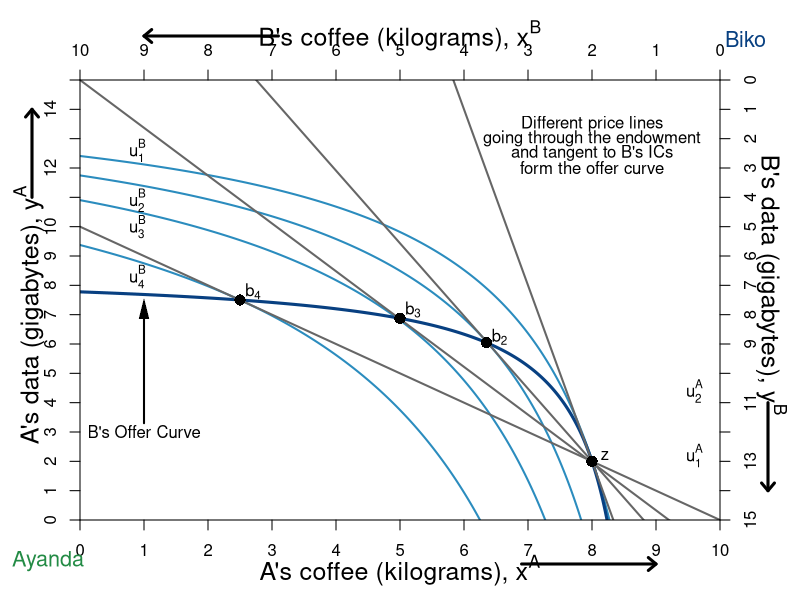

Write R code to recreate this figure.
#require(ggplot2)
require(shape)
pdf(file = "property/property_psp1_offer.pdf", width = 9, height = 7)

#Set parameters for graphics
axislabelsize <- 1.5
graphlinewidth <- 2
segmentlinewidth <- 1.5
namesize <- 1.3

COL <- c("#7fc97f", "#beaed4", "#fdc086", "#ffff99", "#386cb0", "#f0027f", "#bf5b17", "#666666")
COLA <- c("#99d8c9","#66c2a4","#41ae76", "#238b45", "#005824")
COLB <- c("#4eb3d3", "#2b8cbe", "#0868ac","#084081")


indiffcurveA1 <- function(x, U = 4, A = 1, a = 0.5) {
  ((((U-2)/A)*(1/x)^a)^(1/(1-a)))
}

indiffcurveA2 <- function(x, U = 4, A = 1, a = 0.5) {
  (((U/A)*(1/x)^a)^(1/(1-a)))
}

indiffcurveA3 <- function(x, U = 6.196918, A = 1, a = 0.5) {
  (((U/A)*(1/x)^a)^(1/(1-a)))
}

indiffcurveA4 <- function(x, U = 6.984164, A = 1, a = 0.5) {
  ((((U)/A)*(1/x)^a)^(1/(1-a)))
}

paretoEC <- function(x) {
  (3/2)*x
}

MonopolyPrice <- function(x) {
  21.82142 - 2.477677*x 
}

PriceLine <- function(x, intercept = 10, slope = 1) {
  intercept - slope*x 
}

uB <- function(xA, yA, alpha = 1/3){
  ((10-xA)^alpha)*((15-yA)^(1 - alpha))
}


OfferCurveA <- function(x) {
  x/(x  - 4)
}

mrsplot <- function(x) {
  (13/2)*(x/(9-x)^2)
}

OfferCurveB <- function(x) {
  15 - (13/2)*(10 - x)/(9 - x)
}

#Deriving the offer curves: let py = 1
#wA = 8px + 2py = 8px + 2; Demand: x = w/2px => x = 4 + 1/px => px = 1/(x - 4)
#Offer curve is y = px*x => (1/(x-4))*x = x/(x-4) defined for x neq 4
#wA = 2px + 13py = 2px + 13; Demand: x = w/2px => x = 1 + 13/2px => px = 13/2(x - 1)
#B's Offer curve is y = px*x => (13/2)(1/(x-1))*x = (13/2)(x/(x-1)
#Therefore in terms of yA and xA:
#15 - y = (13/2)*(10 - x)/(10 - x - 1)
#Therefore y = 15 - (13/2)*(10-x)/(9 - x) defined for x neq 9
#The tangency of the indifference curve and the offer curve gives mrsplot
#Where mrsplot equals that offer curve, we get x = (3/17)*(51 - sqrt(221)) = 6.376576; 
#So y = 6.022321; therefore u = (6.376576^0.5)*(6.022321^0.5)

indiffcurveBneg1 <- function(x, U = 5.09, A = 1, a = 0.5) {
  15 - (((U/A)*(1/(10 - x))^a)^(1/(1-a)))
}

indiffcurveBneg2 <- function(x, U = 5.703502, A = 1, a = 0.5) {
  15 - (((U/A)*(1/(10 - x))^a)^(1/(1-a)))
}

#Aisha happens to have found 8 apples and 2 oranges, 
#and Betty happens to have found 2 apples and 13 oranges. 
#Aisha's utility (8^0.5)*(2^0.5) = 4
#Betty's utility (2^0.5)*(13^0.5) = 5.09



par(mar =  c(4, 4, 4, 4))
xlims <- c(0, 10)
ylims <- c(0, 15)
xlims2 <- c(10, 0)
ylims2 <- c(15, 0)

plot(0, 0, xlim = xlims, ylim = ylims, type = "n",
     xlab = "",
     ylab = "", 
     line = 2.5,
     xaxt = "n", 
     yaxt = "n", 
     cex.lab = axislabelsize, 
     bty = "n",
     xaxs="i", 
     yaxs="i")


npts <- 500 
npts2 <- 501

#Specify the sequences of points for graphing. 
xx1 <- seq(xlims[1], xlims[2], length.out = npts)
yy1 <- indiffcurveA2(xx1, U = 4, A = 1, a = 0.5)
yy2 <- indiffcurveA2(xx1)

#Polygon Attempt
#polygon(x = c(1.34, 6, 8, 10 - 6.73), y = c(12, 9, 2, 15 - 10.1), col="powderblue", density=NULL, border = NA)

#I need something like xx1 with npts for 
#xpoly1 <- seq(from = 1.34, to = 8, length.out = 500)
#ypoly1 <- indiffcurveA2(xpoly1, U = 4, A = 1, a = 0.5)
#ypoly2 <- indiffcurveBneg(xpoly1, U = 5.09, A = 1, a = 0.5)
#polygon(x = c(xpoly1, rev(xpoly1)), y = c(ypoly1, rev(ypoly2)), col=COL[3], density=NULL, border = NA)
xx2 <- seq(4, xlims[2], length.out = npts)
xx3 <- seq(xlims[1], 9, length.out = npts)

#Draw the lines for the graphs
#lines(xx1, indiffcurveA1(xx1), col = COLA[3], lwd = graphlinewidth)
#lines(xx1, indiffcurveA2(xx1), col = COLA[3], lwd = graphlinewidth)
#lines(xx1, indiffcurveA3(xx1), col = COLA[3], lwd = graphlinewidth)
#lines(xx1, indiffcurveA4(xx1), col = COLA[3], lwd = graphlinewidth)
#lines(xx1, paretoEC(xx1), col = COL[2], lwd = graphlinewidth)
#lines(xx2, OfferCurveA(xx2), col = COL[2], lwd = graphlinewidth)

#lines(xx1, mrsplot(xx1), col = COL[1], lwd = graphlinewidth)
lines(xx1, indiffcurveBneg1(xx1), col = COLB[2], lwd = graphlinewidth)
lines(xx1, indiffcurveBneg2(xx1), col = COLB[2], lwd = graphlinewidth)
lines(xx1, indiffcurveBneg2(xx1, U = 6.4), col = COLB[2], lwd = graphlinewidth)
lines(xx1, indiffcurveBneg2(xx1, U = 7.5), col = COLB[2], lwd = graphlinewidth)

lines(xx3, OfferCurveB(xx3), col = COLB[4], lwd = graphlinewidth+1)
lines(xx1, MonopolyPrice(xx1), col = COL[8], lwd = graphlinewidth)
lines(xx1, PriceLine(xx1), col = COL[8], lwd = graphlinewidth)
lines(xx1, PriceLine(xx1, intercept = 15, slope = 1.63), col = COL[8], lwd = graphlinewidth)
lines(xx1, PriceLine(xx1, intercept = 50, slope = 6), col = COL[8], lwd = graphlinewidth)

#Customize ticks and labels for the plot
ticksy <- seq(from = 0, to = 15, by = 1)
ylabels <- seq(from = 0, to = 15, by = 1)
ticksx <- seq(from = 0, to = 10, by = 1)
xlabels <- seq(from = 0, to = 10, by = 1)
axis(1, at = ticksx, pos = 0, labels = xlabels)
axis(2, at = ticksy, pos = 0, labels = ylabels, las = 0)

#Axis labels
mtext(expression(paste("A's coffee (kilograms), ", x^A)), side=1, line = 2.5, cex = axislabelsize)
text(-0.8, 7, expression(paste("A's data (gigabytes), ", y^A)), xpd = TRUE, cex = axislabelsize, srt = 90) 

#Add arrows:
arrows(-0.75, 11, -0.75, 14, xpd = TRUE, length=0.1,angle=40,lwd=3)
arrows(6.9, -1.5, 9, -1.5, xpd = TRUE, length=0.1,angle=40,lwd=3)

#Annotation of the three graphs and the NE
#text(9.6, 0.9, expression(u[1]^A))
text(9.6, 2.2, expression(u[1]^A))
text(9.6, 4.4, expression(u[2]^A))
#text(9.6, 5.9, expression(u[4]^A))

#Perhaps useful point to label the unused intersection of the participation constraints
#points(1.34, 12, pch = 16, col = "black", cex = 1.5)



#Pareto efficiency curve
# segments(3.27, 4.9, 5.84, 8.77, lty = 1, lwd = graphlinewidth, col = COL[2])
# text(4.7, 5, expression("Pareto Efficient Curve"))
# Arrows(4.5, 5.3, 4.5, 6.2, col = "black", lty = 1, lwd = 2, arr.type = "triangle", arr.lwd = 0.5)

#Label B's offer curve
text(1, 3, expression("B's Offer Curve"))
Arrows(1, 3.3, 1, 7.2, col = "black", lty = 1, lwd = 2, arr.type = "triangle", arr.lwd = 0.5)

#Monopoly Price Line
# text(7, 13.5, expression(paste("Monopoly Price Line")))
# text(7, 13, expression(paste("Slope", phantom()==-p[m])))
# Arrows(6.3, 13, 3.8, 13, col = "black", lty = 1, lwd = 2, arr.type = "triangle", arr.lwd = 0.5)

text(8, 13.5, expression(paste("Different price lines")))
text(8, 13, expression(paste("going through the endowment")))
text(8, 12.5, expression(paste("and tangent to B's ICs")))
text(8, 12, expression(paste("form the offer curve")))
# text(7, 13, expression(paste("Slope", phantom()==-p[m])))
# Arrows(6.3, 13, 3.8, 13, col = "black", lty = 1, lwd = 2, arr.type = "triangle", arr.lwd = 0.5)

#Add a point for the initial endowment
points(8, OfferCurveB(x = 8), pch = 16, col = "black", cex = 1.5)
text(8+0.2, OfferCurveB(x = 8) + 0.2, expression(z))


#Add a point for the initial endowment
points(6.35, OfferCurveB(x = 6.35), pch = 16, col = "black", cex = 1.5)
text(6.35 + 0.2, OfferCurveB(x = 6.35) + 0.2, expression(b[2]))

#Add a point for the initial endowment
points(5, OfferCurveB(x = 5), pch = 16, col = "black", cex = 1.5)
text(5 + 0.2, OfferCurveB(x = 5) + 0.3, expression(b[3]))

#Add a point for the initial endowment
points(2.5, OfferCurveB(x = 2.5), pch = 16, col = "black", cex = 1.5)
text(2.5 + 0.2, OfferCurveB(x = 2.5) + 0.3, expression(b[4]))


text(-0.5, -1.4, expression("Ayanda"), xpd = TRUE, cex = namesize, col = COLA[4])
text(10.4, 16.4, expression("Biko"), xpd = TRUE, cex = namesize, col = COLB[4])

#Set up second axes and labels
par(new = TRUE)

#Use the same x and ylims as previously, but with locations switched
xlims2 <- c(10, 0)
ylims2 <- c(15, 0)

#Leave the ylab and xlab blank to ensure no axes titles
plot(0, 0, xlim = xlims2, ylim = ylims2, type = "n",
     xlab = expression(paste("")),
     ylab = expression(paste("")),
     xaxt = "n", 
     yaxt = "n", 
     cex.lab = 1.3, 
     bty = "n",
     xaxs="i", 
     yaxs="i")

#Set up axes at sides 3 and 4 (top and right)
axis(side = 3, at = ticksx, pos = 0, labels = xlabels)
axis(side = 4, at = ticksy, pos = 0, labels = ylabels, las = 0)

text(5, -1.5, expression(paste("B's coffee (kilograms), ", x^B)), xpd = TRUE, cex = axislabelsize)
text(-0.8, 7, expression(paste("B's data (gigabytes), ", y^B)), xpd = TRUE, cex = axislabelsize, srt = 270) 

#Add arrows:
arrows(-0.75, 11, -0.75, 14, xpd = TRUE, length=0.1,angle=40,lwd=3)
arrows(6.9, -1.5, 9, -1.5, xpd = TRUE, length=0.1,angle=40,lwd=3)


#Functions for B's indifference curves
indiffcurveB1 <- function(x, U = 5.09, A = 1, a = 0.5) {
  ((((U-2)/A)*(1/x)^a)^(1/(1-a)))
}

indiffcurveB2 <- function(x, U = 5.09, A = 1, a = 0.5) {
  (((U/A)*(1/x)^a)^(1/(1-a)))
}

indiffcurveB3 <- function(x, U = 5.703502, A = 1, a = 0.5) {
  ((((U)/A)*(1/x)^a)^(1/(1-a)))
}

indiffcurveB4 <- function(x, U = 8.244574, A = 1, a = 0.5) {
  ((((U)/A)*(1/x)^a)^(1/(1-a)))
}

indiffcurveB5 <- function(x, U = 9, A = 1, a = 0.5) {
  ((((U)/A)*(1/x)^a)^(1/(1-a)))
}



#lines(xx1, indiffcurveB1(xx1), col = COLB[3], lwd = graphlinewidth)
#lines(xx1, indiffcurveB2(xx1), col = COLB[3], lwd = graphlinewidth)
#lines(xx1, indiffcurveB3(xx1), col = COLB[3], lwd = graphlinewidth)
#lines(xx1, indiffcurveB4(xx1), col = COLB[3], lwd = graphlinewidth)

#Label B's indifference curves
text(9.1, 2.4, expression(u[1]^B))
text(9.1, 4.1, expression(u[2]^B))
text(9.1, 5, expression(u[3]^B))
text(9.1, 6.7, expression(u[4]^B))








#Label a point on the middle of the curve
#points(5, 7.5, pch = 16, col = "black", cex = 1.5)
#text(5, 7, expression(i))

#(5^0.5)*(7.5^0.5) = 6.123724

#Add point for comparison to participation constraint
#points(6.2, 1.55, pch = 16, col = "black", cex = 1.5)
#text(6.1, 1.2, expression(d))


#Calculate TIOLI power allocation for B
#mrs(x,y) => pareto efficient curve is (3/2)x = y
#A's initital utility is 4 = u(8,2) = (8^0.5)*(2^0.5)
#Therefore substitute in the contract curve u_e^A = 4 = (x^A)^(0.5)(3/2*x^A)^0.5
# => x^A = 4/((3/2)^0.5) = 3.27 => x^B = 6.73
# => y^A = 3/2(x^A) = 4.9 => y^B = 10.1

#Add point g for B's TIOLI power
# points(6.73, 10.1, pch = 16, col = "black", cex = 1.5)
# text(6.73, 10.6, expression(g))

#Calculate TIOLI power allocation for A
#mrs(x,y) => pareto efficient curve is (3/2)x = y
#A's initital utility is 4 = u(8,2) = (8^0.5)*(2^0.5)
#Therefore substitute in the contract curve u_e^A = 4 = (x^A)^(0.5)(3/2*x^A)^0.5
# => x^B = 5.09/((3/2)^0.5) = 4.16 => x^A = 5.84
# => y^B = 3/2(x^B) = 6.23 => y^A = 8.77 
#=> u^A = (5.84^0.5)*(8.77^0.5) = 7.156591
#Add point f for A's TIOLI power
# points(4.16, 6.23, pch = 16, col = "black", cex = 1.5)
# text(4.16, 5.8, expression(f))


#Annotating B's endowment
# text(1.8, 12.5, expression(e))

#Annotating a point that is a Pareto improvement over e.
# points(3.623424, 8.977679, pch = 16, col = "black", cex = 1.5)
# text(3.5, 8.6, expression(m))
#(2.94^0.5)*(12.76^0.5)

#Label Pareto Improving Lens
#text(7, 5, expression(paste("Pareto-Improving Lens")))

dev.off()
